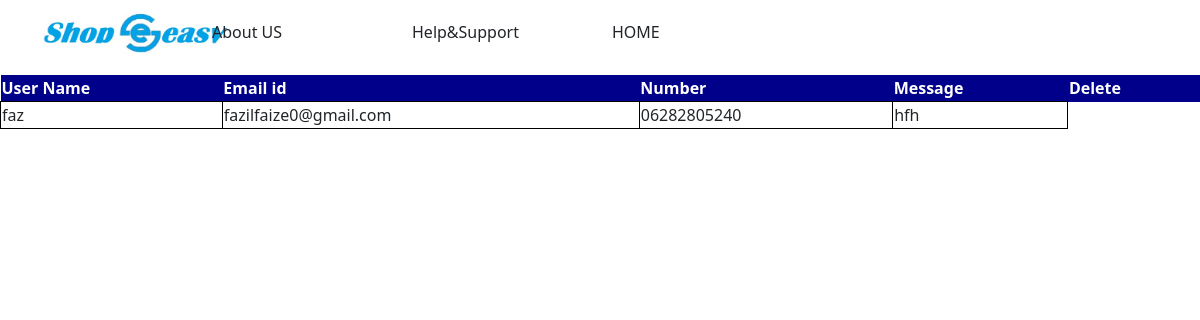
Page /seller/message on the committed database.
### customer/models.py (models this page shows)
class Messages(models.Model):
    name=models.TextField(db_column='name',null=True)
    email=models.TextField(db_column='email',null=True)
    number=models.TextField(db_column='number',null=True)
    text=models.TextField(db_column='text',null=True)

### seller/views.py (the view)
# urls.py: path('message',views.message,name='message'),
def message(request):
    msg=Messages.objects.all()
    return render(request,'seller/message.html',{'msg':msg})

### seller/templates/seller/message.html (shortened to what this page needs)
{% load static %}
<!DOCTYPE html>
<html lang="en">
<head>
    <link rel="stylesheet" href="">
    <link href="https://cdn.jsdelivr.net/npm/bootstrap@5.3.2/dist/css/bootstrap.min.css" rel="stylesheet">
</head>
<body>
<div class="container-fluid">
    <div class="row">
        <div class="col-2">
            <img class="logoimg" src="{% static 'images/logo1.jpg' %}" alt="">
        </div>
        <div class="col-2">
            <p>About US</p>
        </div>
        <div class="col-2">
            <p>Help&Support</p>
        </div>
        <div class="col-2">
            <p>HOME</p>
        </div>
        <table>
            <tr>
                <th>User Name</th>
                <th>Email id</th>
                <th>Number</th>
                <th>Message</th>
                <th>Delete</th>
            </tr>
            {% for p in msg %}
            <tr>
                <td>{{p.name}}</td>
                <td>{{p.email}}</td>
                <td>{{p.number}}</td>
                <td>{{p.text}}</td>
            </tr>
            {% endfor %}
        </table>
    </body>
    </html>

### seller/templates/seller/message.html (style rules this page uses)
.logoimg { height: 75px; width: 250px; color: blue; }
p { margin-top: 20px; }
td { border: 1px solid black; }
th { background-color: darkblue; color: white; }

### rows in the picture
Messages: name "faz", email "fazilfaize0@gmail.com", number "06282805240", text "hfh"
